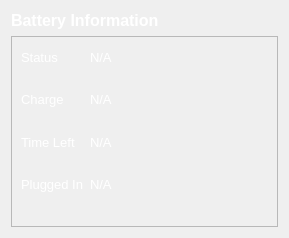
            <widget class="QWidget" name="battery">
             <layout class="QVBoxLayout" name="verticalLayout_4">
              <item alignment="Qt::AlignBottom">
               <widget class="QLabel" name="label_27">
                <property name="font">
                 <font>
                  <pointsize>12</pointsize>
                  <weight>75</weight>
                  <bold>true</bold>
                 </font>
                </property>
                <property name="text">
                 <string>&lt;html&gt;&lt;head/&gt;&lt;body&gt;&lt;p&gt;&lt;span style=&quot; color:#ffffff;&quot;&gt;Battery Information&lt;/span&gt;&lt;/p&gt;&lt;/body&gt;&lt;/html&gt;</string>
                </property>
               </widget>
              </item>
              <item alignment="Qt::AlignTop">
               <widget class="QFrame" name="frame_2">
                <property name="sizePolicy">
                 <sizepolicy hsizetype="Preferred" vsizetype="Expanding">
                  <horstretch>0</horstretch>
                  <verstretch>0</verstretch>
                 </sizepolicy>
                </property>
                <property name="font">
                 <font>
                  <pointsize>10</pointsize>
                 </font>
                </property>
                <property name="frameShape">
                 <enum>QFrame::StyledPanel</enum>
                </property>
                <property name="frameShadow">
                 <enum>QFrame::Raised</enum>
                </property>
                <layout class="QGridLayout" name="gridLayout_4">
                 <property name="bottomMargin">
                  <number>30</number>
                 </property>
                 <property name="verticalSpacing">
                  <number>20</number>
                 </property>
                 <item row="1" column="1">
                  <widget class="QLabel" name="battery_charge">
                   <property name="font">
                    <font>
                     <pointsize>10</pointsize>
                    </font>
                   </property>
                   <property name="text">
                    <string>&lt;html&gt;&lt;head/&gt;&lt;body&gt;&lt;p&gt;&lt;span style=&quot; color:#ffffff;&quot;&gt;N/A&lt;/span&gt;&lt;/p&gt;&lt;/body&gt;&lt;/html&gt;</string>
                   </property>
                  </widget>
                 </item>
                 <item row="0" column="0">
                  <widget class="QLabel" name="label_28">
                   <property name="font">
                    <font>
                     <pointsize>10</pointsize>
                    </font>
                   </property>
                   <property name="text">
                    <string>&lt;html&gt;&lt;head/&gt;&lt;body&gt;&lt;p&gt;&lt;span style=&quot; color:#ffffff;&quot;&gt;Status&lt;/span&gt;&lt;/p&gt;&lt;/body&gt;&lt;/html&gt;</string>
                   </property>
                  </widget>
                 </item>
                 <item row="3" column="1">
                  <widget class="QLabel" name="battery_plugged">
                   <property name="font">
                    <font>
                     <pointsize>10</pointsize>
                    </font>
                   </property>
                   <property name="text">
                    <string>&lt;html&gt;&lt;head/&gt;&lt;body&gt;&lt;p&gt;&lt;span style=&quot; color:#ffffff;&quot;&gt;N/A&lt;/span&gt;&lt;/p&gt;&lt;/body&gt;&lt;/html&gt;</string>
                   </property>
                  </widget>
                 </item>
                 <item row="0" column="1">
                  <widget class="QLabel" name="battery_status">
                   <property name="font">
                    <font>
                     <pointsize>10</pointsize>
                    </font>
                   </property>
                   <property name="text">
                    <string>&lt;html&gt;&lt;head/&gt;&lt;body&gt;&lt;p&gt;&lt;span style=&quot; color:#ffffff;&quot;&gt;N/A&lt;/span&gt;&lt;/p&gt;&lt;/body&gt;&lt;/html&gt;</string>
                   </property>
                  </widget>
                 </item>
                 <item row="1" column="0">
                  <widget class="QLabel" name="label_30">
                   <property name="font">
                    <font>
                     <pointsize>10</pointsize>
                    </font>
                   </property>
                   <property name="text">
                    <string>&lt;html&gt;&lt;head/&gt;&lt;body&gt;&lt;p&gt;&lt;span style=&quot; color:#ffffff;&quot;&gt;Charge&lt;/span&gt;&lt;/p&gt;&lt;/body&gt;&lt;/html&gt;</string>
                   </property>
                  </widget>
                 </item>
                 <item row="3" column="0">
                  <widget class="QLabel" name="label_35">
                   <property name="font">
                    <font>
                     <pointsize>10</pointsize>
                    </font>
                   </property>
                   <property name="text">
                    <string>&lt;html&gt;&lt;head/&gt;&lt;body&gt;&lt;p&gt;&lt;span style=&quot; color:#ffffff;&quot;&gt;Plugged In&lt;/span&gt;&lt;/p&gt;&lt;/body&gt;&lt;/html&gt;</string>
                   </property>
                  </widget>
                 </item>
                 <item row="2" column="0">
                  <widget class="QLabel" name="label_33">
                   <property name="font">
                    <font>
                     <pointsize>10</pointsize>
                    </font>
                   </property>
                   <property name="text">
                    <string>&lt;html&gt;&lt;head/&gt;&lt;body&gt;&lt;p&gt;&lt;span style=&quot; color:#ffffff;&quot;&gt;Time Left&lt;/span&gt;&lt;/p&gt;&lt;/body&gt;&lt;/html&gt;</string>
                   </property>
                  </widget>
                 </item>
                 <item row="2" column="1">
                  <widget class="QLabel" name="battery_time_left">
                   <property name="font">
                    <font>
                     <pointsize>10</pointsize>
                    </font>
                   </property>
                   <property name="text">
                    <string>&lt;html&gt;&lt;head/&gt;&lt;body&gt;&lt;p&gt;&lt;span style=&quot; color:#ffffff;&quot;&gt;N/A&lt;/span&gt;&lt;/p&gt;&lt;/body&gt;&lt;/html&gt;</string>
                   </property>
                  </widget>
                 </item>
                 <item row="0" column="2" rowspan="4">
                  <widget class="roundProgressBar" name="battery_progressbar" native="true">
                   <property name="minimumSize">
                    <size>
                     <width>150</width>
                     <height>150</height>
                    </size>
                   </property>
                   <property name="maximumSize">
                    <size>
                     <width>150</width>
                     <height>150</height>
                    </size>
                   </property>
                  </widget>
                 </item>
                </layout>
               </widget>
              </item>
             </layout>
            </widget>
